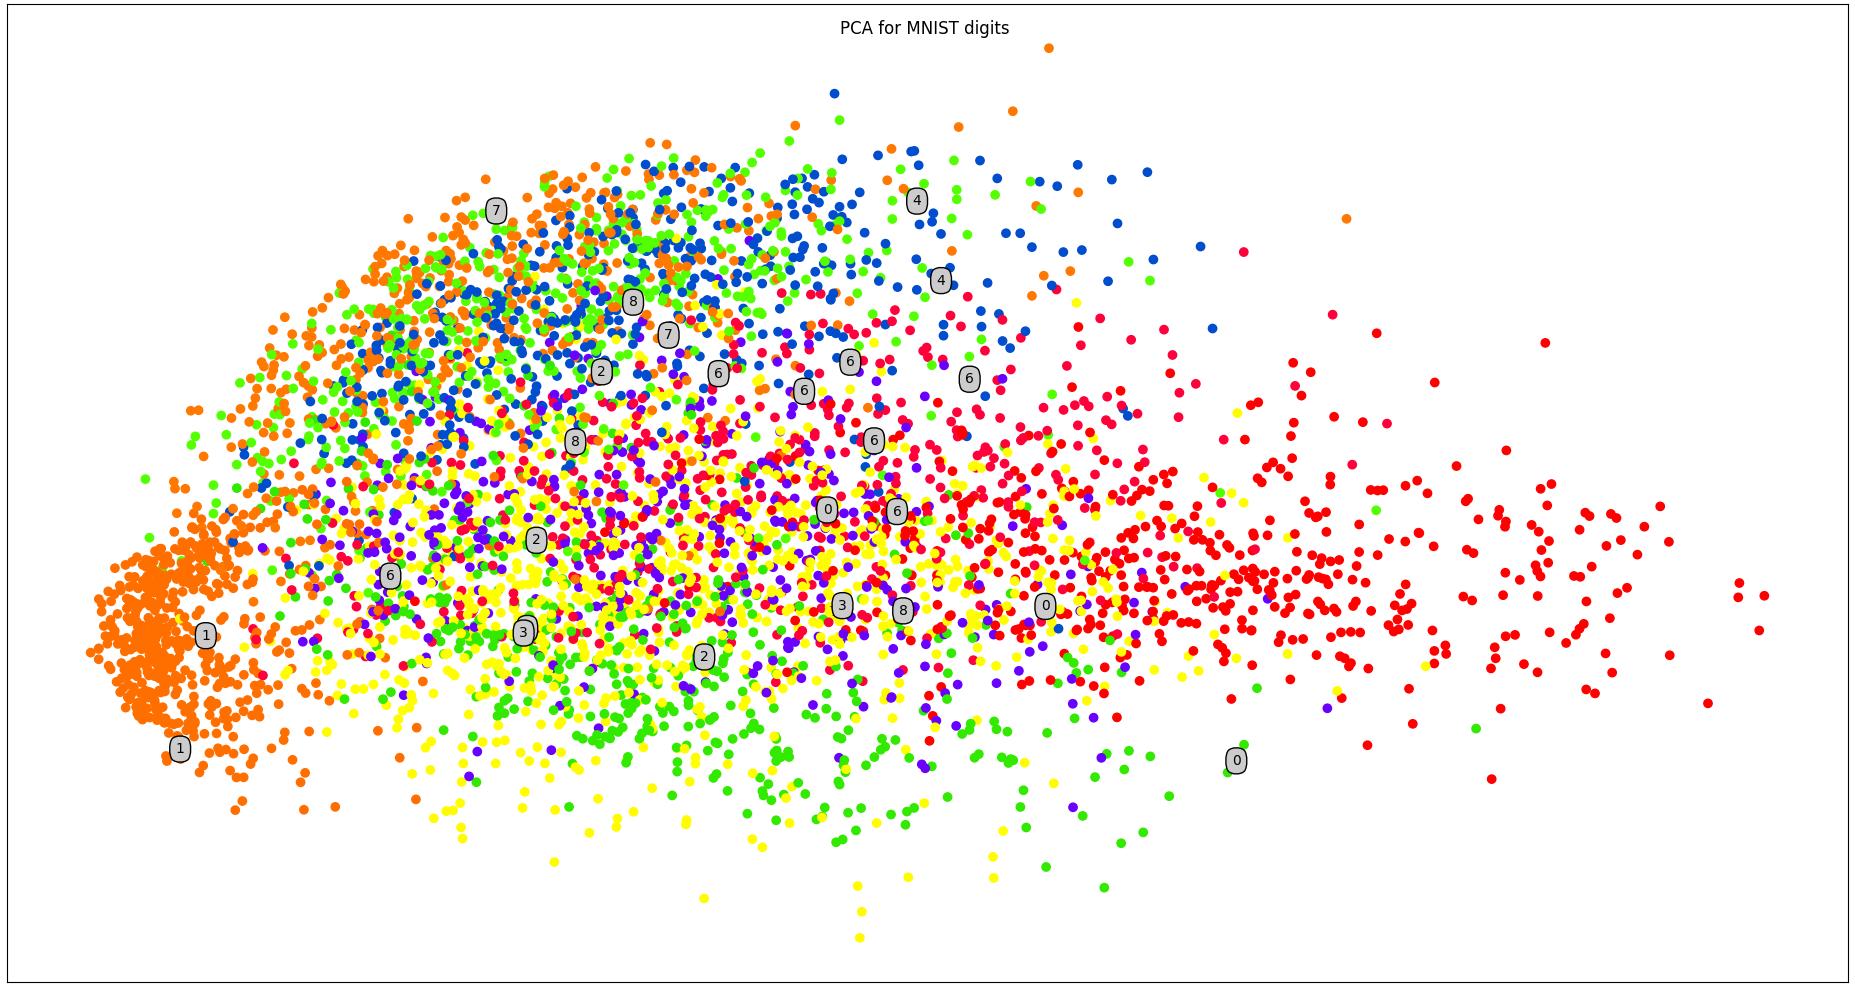

Source code (Python):
import numpy as np
import matplotlib.pyplot as plt
from itertools import product
from sklearn.decomposition import PCA
from sklearn.datasets import fetch_mldata
from sklearn.utils import shuffle

#use all digits
#mnist = fetch_mldata("MNIST original")
mnist = fetch_mldata("MNIST Original")
mytargets = list(range(0,10))
#mytargets = [3,8]
XX_train, yy_train = mnist.data / 255., mnist.target
X_train=[]
y_train=[]
for i, label in enumerate(yy_train):
  if label in mytargets:
    X_train.append(XX_train[i])
    y_train.append(yy_train[i])
num_samples_to_plot = 5000
X_train, y_train = shuffle(X_train, y_train)
X_train, y_train = X_train[:num_samples_to_plot], y_train[:num_samples_to_plot]  # lets subsample a bit for a first impression

for digit in mytargets:
  instances=[i for i in y_train if i==digit]
  print ("Digit",digit,"appears ",len(instances), "times")

pca = PCA(n_components=2)
fig, plot = plt.subplots()
fig.set_size_inches(50, 50)
plt.prism()

X_transformed = pca.fit_transform(X_train)
plot.scatter(X_transformed[:, 0], X_transformed[:, 1], c=y_train)
plot.set_xticks(())
plot.set_yticks(())

count=0;
plt.tight_layout()
plt.suptitle("PCA for MNIST digits ")
for label , x, y in zip(y_train, X_transformed[:, 0], X_transformed[:, 1]):
#Lets annotate every 1 out of 200 samples, otherwise graph will be cluttered with anotations
  if count % 200 == 0:
    plt.annotate(str(int(label)),xy=(x,y), color='black', weight='normal',size=10,bbox=dict(boxstyle="round4,pad=.5", fc="0.8"))
  count = count + 1
#plt.savefig("mnist_pca.png")
plt.show()
